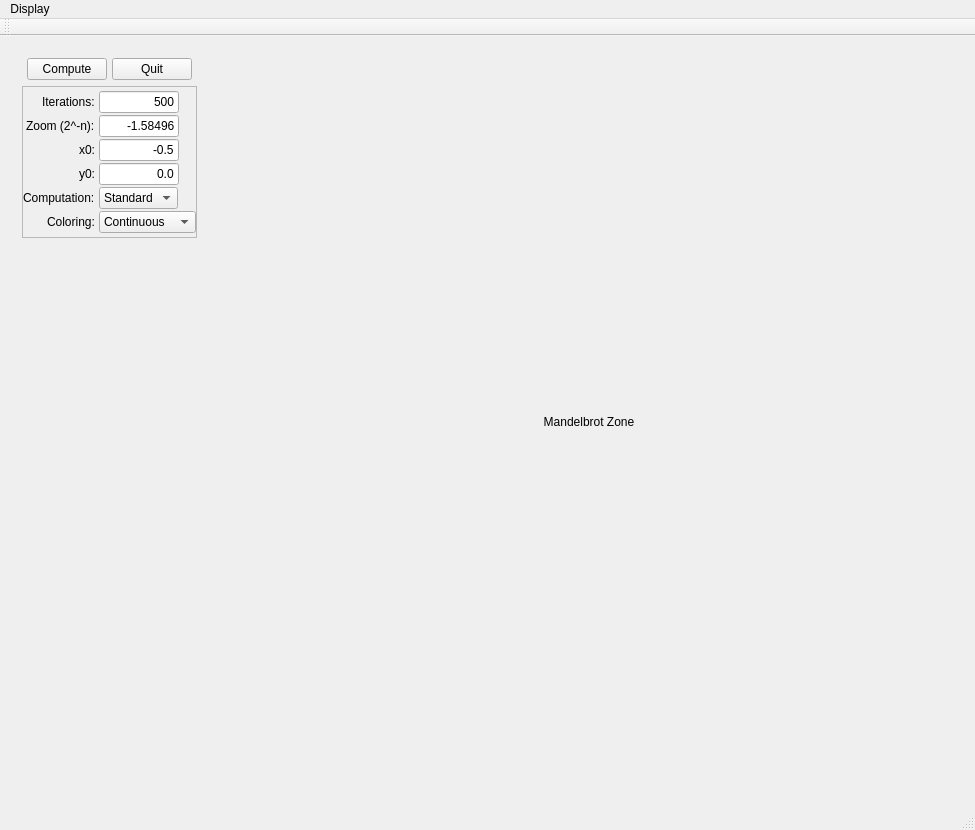
<?xml version="1.0" encoding="UTF-8"?>
<ui version="4.0">
 <class>MainWindow</class>
 <widget class="QMainWindow" name="MainWindow">
  <property name="enabled">
   <bool>true</bool>
  </property>
  <property name="geometry">
   <rect>
    <x>0</x>
    <y>0</y>
    <width>422</width>
    <height>280</height>
   </rect>
  </property>
  <property name="sizePolicy">
   <sizepolicy hsizetype="MinimumExpanding" vsizetype="Preferred">
    <horstretch>0</horstretch>
    <verstretch>0</verstretch>
   </sizepolicy>
  </property>
  <property name="windowTitle">
   <string>Mandelbrot</string>
  </property>
  <widget class="QWidget" name="centralWidget">
   <layout class="QHBoxLayout" name="horizontalLayout_2">
    <item>
     <widget class="QWidget" name="InputFieldsWidget" native="true">
      <property name="enabled">
       <bool>true</bool>
      </property>
      <layout class="QVBoxLayout" name="verticalLayout_InputFields">
       <item>
        <layout class="QHBoxLayout" name="horizontalLayout">
         <property name="spacing">
          <number>0</number>
         </property>
         <property name="sizeConstraint">
          <enum>QLayout::SetMinimumSize</enum>
         </property>
         <item>
          <widget class="QPushButton" name="computeButton">
           <property name="enabled">
            <bool>true</bool>
           </property>
           <property name="maximumSize">
            <size>
             <width>80</width>
             <height>16777215</height>
            </size>
           </property>
           <property name="text">
            <string>Compute</string>
           </property>
          </widget>
         </item>
         <item>
          <widget class="QPushButton" name="quitButton">
           <property name="maximumSize">
            <size>
             <width>80</width>
             <height>16777215</height>
            </size>
           </property>
           <property name="text">
            <string>Quit</string>
           </property>
          </widget>
         </item>
        </layout>
       </item>
       <item>
        <widget class="QFrame" name="inputFrame">
         <property name="enabled">
          <bool>true</bool>
         </property>
         <property name="sizePolicy">
          <sizepolicy hsizetype="Minimum" vsizetype="Minimum">
           <horstretch>0</horstretch>
           <verstretch>0</verstretch>
          </sizepolicy>
         </property>
         <property name="maximumSize">
          <size>
           <width>1024</width>
           <height>1024</height>
          </size>
         </property>
         <property name="layoutDirection">
          <enum>Qt::LeftToRight</enum>
         </property>
         <property name="autoFillBackground">
          <bool>true</bool>
         </property>
         <property name="frameShape">
          <enum>QFrame::StyledPanel</enum>
         </property>
         <property name="frameShadow">
          <enum>QFrame::Plain</enum>
         </property>
         <layout class="QVBoxLayout" name="verticalLayout_2">
          <property name="spacing">
           <number>0</number>
          </property>
          <property name="leftMargin">
           <number>0</number>
          </property>
          <property name="topMargin">
           <number>4</number>
          </property>
          <property name="rightMargin">
           <number>0</number>
          </property>
          <property name="bottomMargin">
           <number>4</number>
          </property>
          <item>
           <layout class="QFormLayout" name="formLayout_1">
            <property name="sizeConstraint">
             <enum>QLayout::SetFixedSize</enum>
            </property>
            <property name="fieldGrowthPolicy">
             <enum>QFormLayout::FieldsStayAtSizeHint</enum>
            </property>
            <property name="labelAlignment">
             <set>Qt::AlignRight|Qt::AlignTrailing|Qt::AlignVCenter</set>
            </property>
            <property name="horizontalSpacing">
             <number>4</number>
            </property>
            <property name="verticalSpacing">
             <number>2</number>
            </property>
            <item row="0" column="0">
             <widget class="QLabel" name="iterationsLabel">
              <property name="text">
               <string>Iterations:</string>
              </property>
             </widget>
            </item>
            <item row="0" column="1">
             <widget class="QLineEdit" name="iterationsLineEdit">
              <property name="sizePolicy">
               <sizepolicy hsizetype="Minimum" vsizetype="Fixed">
                <horstretch>0</horstretch>
                <verstretch>0</verstretch>
               </sizepolicy>
              </property>
              <property name="maximumSize">
               <size>
                <width>80</width>
                <height>16777215</height>
               </size>
              </property>
              <property name="text">
               <string>500</string>
              </property>
              <property name="maxLength">
               <number>6</number>
              </property>
              <property name="alignment">
               <set>Qt::AlignRight|Qt::AlignTrailing|Qt::AlignVCenter</set>
              </property>
              <property name="clearButtonEnabled">
               <bool>false</bool>
              </property>
             </widget>
            </item>
            <item row="1" column="0">
             <widget class="QLabel" name="zoomLabel">
              <property name="text">
               <string>Zoom (2^-n):</string>
              </property>
             </widget>
            </item>
            <item row="1" column="1">
             <widget class="QLineEdit" name="zoomLineEdit">
              <property name="maximumSize">
               <size>
                <width>80</width>
                <height>16777215</height>
               </size>
              </property>
              <property name="text">
               <string>-1.58496</string>
              </property>
              <property name="alignment">
               <set>Qt::AlignRight|Qt::AlignTrailing|Qt::AlignVCenter</set>
              </property>
             </widget>
            </item>
            <item row="2" column="0">
             <widget class="QLabel" name="x0Label">
              <property name="text">
               <string>x0:</string>
              </property>
             </widget>
            </item>
            <item row="2" column="1">
             <widget class="QLineEdit" name="x0LineEdit">
              <property name="maximumSize">
               <size>
                <width>80</width>
                <height>16777215</height>
               </size>
              </property>
              <property name="text">
               <string>-0.5</string>
              </property>
              <property name="alignment">
               <set>Qt::AlignRight|Qt::AlignTrailing|Qt::AlignVCenter</set>
              </property>
             </widget>
            </item>
            <item row="4" column="0">
             <widget class="QLabel" name="y0Label">
              <property name="text">
               <string>y0:</string>
              </property>
             </widget>
            </item>
            <item row="4" column="1">
             <widget class="QLineEdit" name="y0LineEdit">
              <property name="maximumSize">
               <size>
                <width>80</width>
                <height>16777215</height>
               </size>
              </property>
              <property name="text">
               <string>0.0</string>
              </property>
              <property name="alignment">
               <set>Qt::AlignRight|Qt::AlignTrailing|Qt::AlignVCenter</set>
              </property>
             </widget>
            </item>
            <item row="5" column="0">
             <widget class="QLabel" name="label">
              <property name="text">
               <string>Computation:</string>
              </property>
             </widget>
            </item>
            <item row="5" column="1">
             <widget class="QComboBox" name="computationComboBox">
              <item>
               <property name="text">
                <string>Standard</string>
               </property>
              </item>
              <item>
               <property name="text">
                <string>GPU</string>
               </property>
              </item>
              <item>
               <property name="text">
                <string>Heuristic</string>
               </property>
              </item>
             </widget>
            </item>
            <item row="6" column="0">
             <widget class="QLabel" name="Computation">
              <property name="text">
               <string>Coloring:</string>
              </property>
             </widget>
            </item>
            <item row="6" column="1">
             <widget class="QComboBox" name="coloringComboBox">
              <item>
               <property name="text">
                <string>Continuous</string>
               </property>
              </item>
              <item>
               <property name="text">
                <string>Histogram</string>
               </property>
              </item>
              <item>
               <property name="text">
                <string>Escape time</string>
               </property>
              </item>
             </widget>
            </item>
           </layout>
          </item>
         </layout>
        </widget>
       </item>
       <item>
        <spacer name="verticalSpacer">
         <property name="orientation">
          <enum>Qt::Vertical</enum>
         </property>
         <property name="sizeHint" stdset="0">
          <size>
           <width>20</width>
           <height>40</height>
          </size>
         </property>
        </spacer>
       </item>
      </layout>
     </widget>
    </item>
    <item>
     <spacer name="horizontalSpacer">
      <property name="orientation">
       <enum>Qt::Horizontal</enum>
      </property>
      <property name="sizeHint" stdset="0">
       <size>
        <width>0</width>
        <height>0</height>
       </size>
      </property>
     </spacer>
    </item>
    <item>
     <widget class="MandelbrotLabel" name="mandelbrotZoneLabel">
      <property name="sizePolicy">
       <sizepolicy hsizetype="Preferred" vsizetype="Preferred">
        <horstretch>255</horstretch>
        <verstretch>0</verstretch>
       </sizepolicy>
      </property>
      <property name="minimumSize">
       <size>
        <width>750</width>
        <height>750</height>
       </size>
      </property>
      <property name="maximumSize">
       <size>
        <width>16777215</width>
        <height>16777215</height>
       </size>
      </property>
      <property name="frameShape">
       <enum>QFrame::NoFrame</enum>
      </property>
      <property name="text">
       <string>Mandelbrot Zone</string>
      </property>
      <property name="alignment">
       <set>Qt::AlignCenter</set>
      </property>
     </widget>
    </item>
   </layout>
  </widget>
  <widget class="QToolBar" name="mainToolBar">
   <attribute name="toolBarArea">
    <enum>TopToolBarArea</enum>
   </attribute>
   <attribute name="toolBarBreak">
    <bool>false</bool>
   </attribute>
  </widget>
  <widget class="QStatusBar" name="statusBar">
   <property name="enabled">
    <bool>true</bool>
   </property>
  </widget>
  <widget class="QMenuBar" name="menuBar">
   <property name="geometry">
    <rect>
     <x>0</x>
     <y>0</y>
     <width>422</width>
     <height>22</height>
    </rect>
   </property>
   <widget class="QMenu" name="menuDisplay">
    <property name="title">
     <string>Display</string>
    </property>
    <addaction name="actionDisplay_input_fields"/>
    <addaction name="actionInput_fields_Popup"/>
   </widget>
   <addaction name="menuDisplay"/>
  </widget>
  <action name="actionDisplay_input_fields">
   <property name="checkable">
    <bool>true</bool>
   </property>
   <property name="text">
    <string>Display input fields Panel</string>
   </property>
   <property name="shortcut">
    <string>Ctrl+D</string>
   </property>
  </action>
  <action name="actionInput_fields_Popup">
   <property name="text">
    <string>Input fields Popup</string>
   </property>
   <property name="shortcut">
    <string>Ctrl+I</string>
   </property>
  </action>
 </widget>
 <layoutdefault spacing="6" margin="11"/>
 <customwidgets>
  <customwidget>
   <class>MandelbrotLabel</class>
   <extends>QLabel</extends>
   <header>mandelbrotlabel.h</header>
  </customwidget>
 </customwidgets>
 <resources/>
 <connections/>
</ui>
